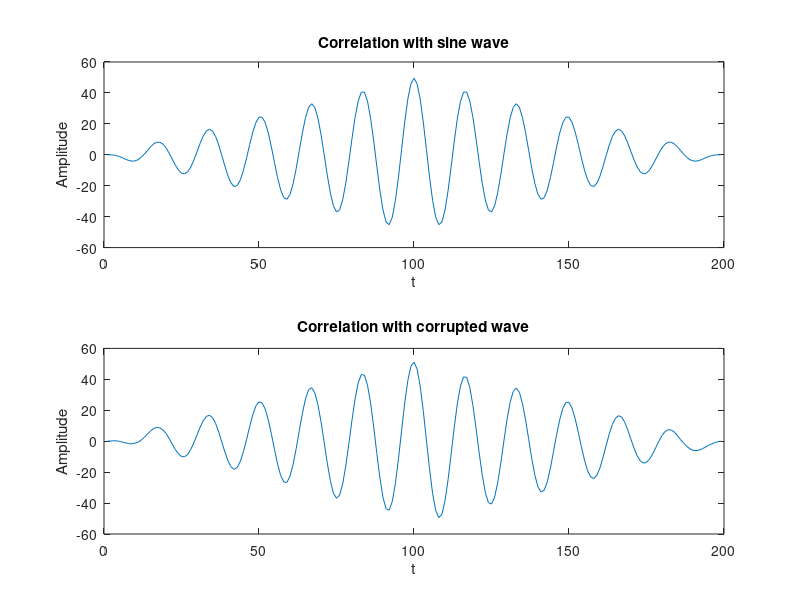

MATLAB code to generate this figure:
clc 
close all 
clear all
%Generate sine wave
t=linspace(0,1,100)
f=6
x=sin(2*pi*f*t)
y1=xcorr(x,x)
subplot(2,1,1),plot(y1)
xlabel('t'),ylabel('Amplitude'),title('Correlation with sine wave')
n1=rand(1,length(x))
x1=x+n1
y2=xcorr(x,x1)
subplot(2,1,2),plot(y2)
xlabel('t'),ylabel('Amplitude'),title('Correlation with corrupted wave')
